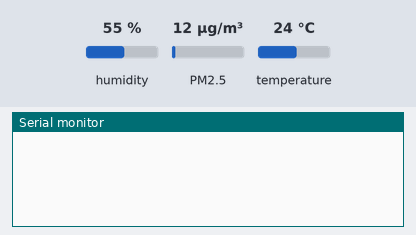
A sketch run on a simulated Arduino Mega 2560, built with avr-gcc and run on an emulated ATmega2560. On the bench: the last lines printed to the serial monitor. The inputs (shaded band) are chosen by the test bench; at power-on: humidity 55 %, PM2.5 12 µg/m³, temperature 24 °C.

Above: at 1.8 s.
1.9 s: humidity set to 22 %
At 3.3 s:
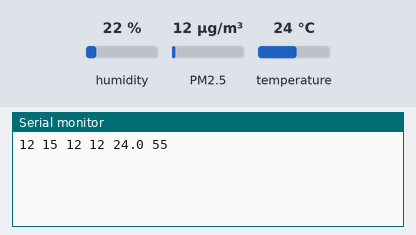
5.5 s: PM2.5 set to 6 µg/m³
At 6.5 s:
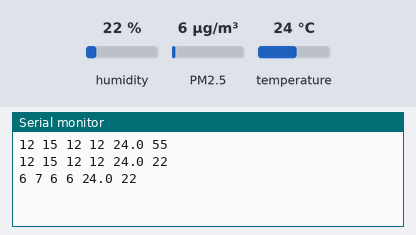
7.0 s: temperature set to 12 °C
At 8.4 s:
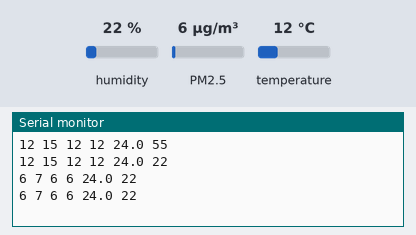
8.5 s: PM2.5 set to 75 µg/m³
10.0 s: PM2.5 set to 6 µg/m³
At 10.8 s:
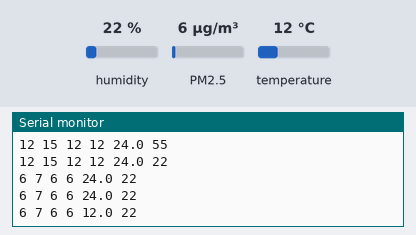
16.0 s: humidity set to 40 %
At 16.6 s:
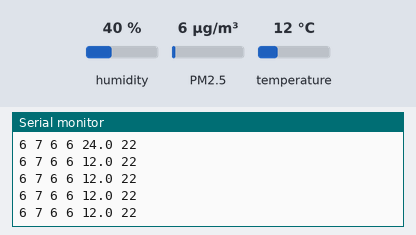
Timing chart, 0 to 18.5 s (numbered marks = the images above; inputs shaded):
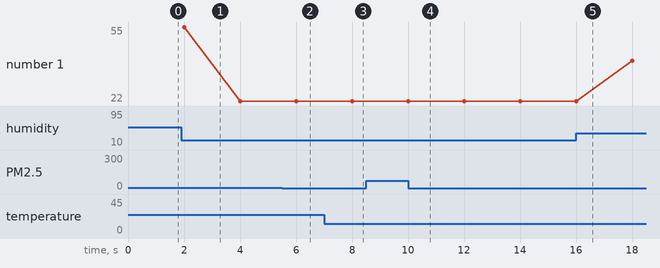

Measured:
- after the input at 5.5 s, the serial monitor: prints a new line after 0.50 s (image 2)
- after the input at 10.0 s, the serial monitor: prints a new line at once (image 4)
- plotted number 1: 22 → 40 after the input at 16.0 s

The sketch:

code.ino
```cpp
#include "DHT.h"
DHT dht;
#include "PMS.h"
PMS pms1(Serial1);
PMS::DATA data1;
PMS pms2(Serial2);
PMS::DATA data2;
PMS pms3(Serial3);
PMS::DATA data3;
int pm25_1 = 0;
int pm10_1 = 0;
int pm25_2 = 0;
int pm25_3 = 0;
unsigned long pre = 0;
unsigned long post = 0;
/**************************************************************************************/
void setup() {
  Serial.begin(4800);
  Serial1.begin(9600);
  Serial2.begin(9600);
  Serial3.begin(9600);
  dht.setup(2);
}
/**************************************************************************************/
void loop() {
  float humidity = dht.getHumidity();
  float temperature = dht.getTemperature();
  if (pms1.read(data1)) {
    pm25_1 = data1.PM_AE_UG_2_5;
    pm10_1 = data1.PM_AE_UG_10_0;
  }
  if (pms2.read(data2))
    pm25_2 = data2.PM_AE_UG_2_5;
  if (pms3.read(data3))
    pm25_3 = data3.PM_AE_UG_2_5;
  pre = millis();
  if (pre - post > 2000) {
    Serial.print(pm25_1);
    Serial.print(" ");
    Serial.print(pm10_1);
    Serial.print(" ");
    Serial.print(pm25_2);
    Serial.print(" ");
    Serial.print(pm25_3);
    Serial.print(" ");
    Serial.print(temperature, 1);
    Serial.print(" ");
    Serial.print(humidity, 0);
    Serial.print("\n");
    post = pre;
  }
}
```
